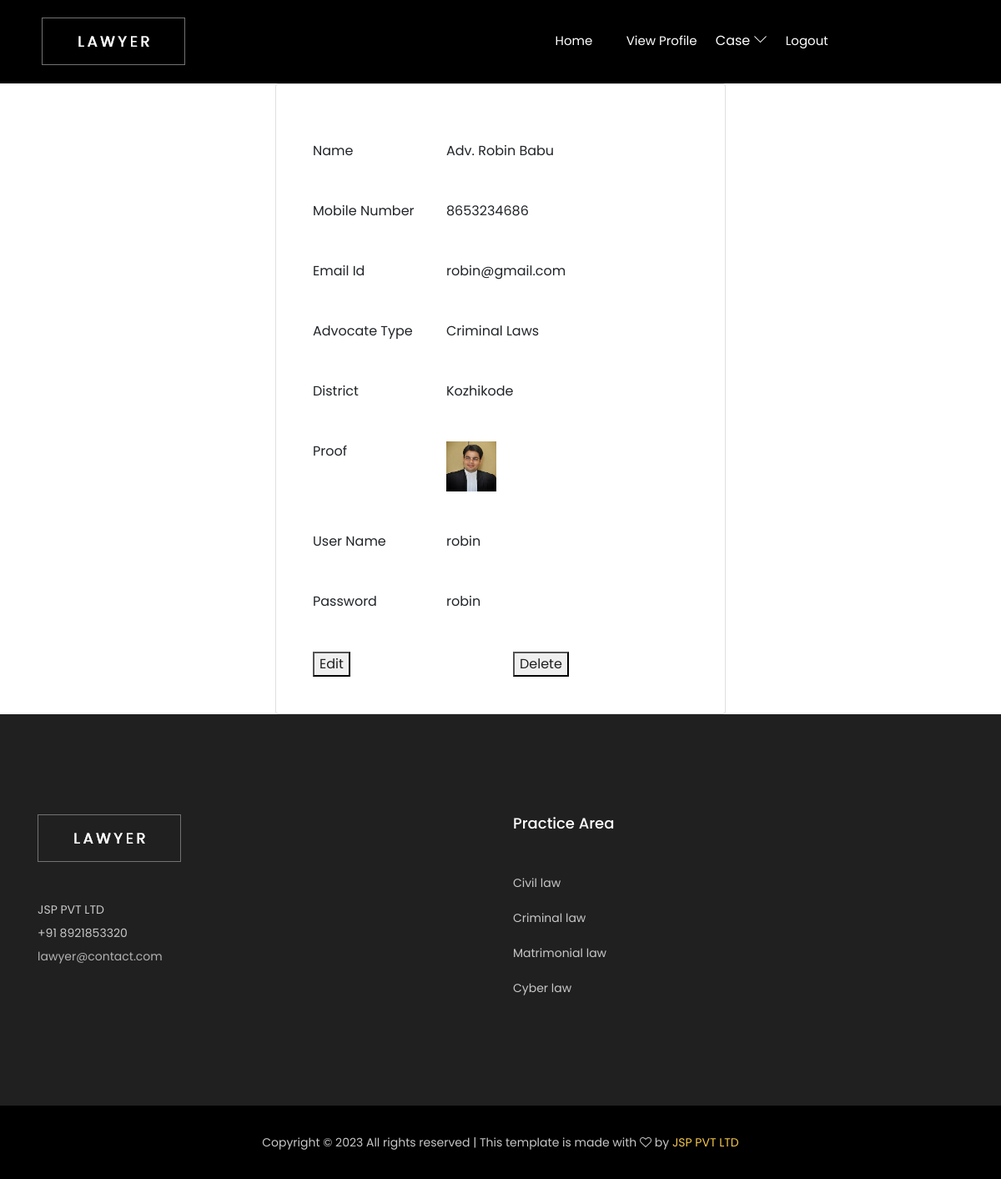
The page /advviewprofile (signed in) on the database its author committed.
### Advocate_app/models.py (models this page shows)
class Advocatedb(models.Model):
    adname = models.CharField(max_length=20,default='')
    mobilenumber  = models.IntegerField()
    emailid = models.CharField(max_length=20,default='')
    advocatetype = models.CharField(max_length=20,default='')
    district = models.CharField(max_length=20,default='')
    image = models.ImageField(upload_to='Image',default='null.jpg')
    username = models.CharField(max_length=20,default='')
    password = models.CharField(max_length=20,default='')
    status = models.IntegerField(default=0)

### Advocate_app/views.py (the view)
# urls.py: path('advviewprofile',views.advviewprofile, name='advviewprofile'),
def advviewprofile(request):
    advocate_id = request.session.get('advid')
    data = Advocatedb.objects.filter(id=advocate_id)
    return render(request,'advviewprofile.html',{'data':data})

### Advocate_app/templates/advviewprofile.html
{% extends 'advocatedashboard.html' %}
{% block content %}
<main class="d-flex w-100">
    <div class="container d-flex flex-column">
        <div class="row vh-100">
            <div class="col-sm-10 col-md-8 col-lg-6 mx-auto d-table h-100">
                <div class="d-table-cell align-middle">
                    <div class="card">
                        <div class="card-body">
                            <div class="m-sm-4">
                                <table>
                                        {% for i in data %}
                                        <div class="row mt-5">
                                            <div class="col-md-4"> Name </div>
                                            <div class="col-md-6"> {{i.adname}} </div>
                                        </div>
                                        <div class="row mt-5">
                                            <div class="col-md-4"> Mobile Number </div>
                                            <div class="col-md-6"> {{i.mobilenumber}} </div>
                                        </div>
                                        <div class="row mt-5">
                                            <div class="col-md-4"> Email Id </div>
                                            <div class="col-md-8"> {{i.emailid}} </div>
                                        </div>
                                        <div class="row mt-5">
                                            <div class="col-md-4"> Advocate Type </div>
                                            <div class="col-md-6"> {{i.advocatetype}} </div>
                                        </div>
                                        <div class="row mt-5">
                                            <div class="col-md-4"> District </div>
                                            <div class="col-md-6"> {{i.district}} </div>
                                        </div>
                                        <div class="row mt-5">
                                            <div class="col-md-4"> Proof </div>
                                            <div class="col-md-6"> <img src="{{i.image.url}}"
                                                    style="width: 60px; height: 60px;"> </div>
                                        </div>
                                        <div class="row mt-5">
                                            <div class="col-md-4"> User Name </div>
                                            <div class="col-md-6"> {{i.username}} </div>
                                        </div>
                                        <div class="row mt-5">
                                            <div class="col-md-4" , class="pt-5"> Password </div>
                                            <div class="col-md-6" , class="pt-5"> {{i.password}} </div>
                                        </div>
                                        <div class="row mt-5">
                                            <div class="col-md-6" , class="pt-5">  <a href="{% url 'adveditprofile' id=i.id %}"> <button name="button"
                                                value="OK" type="button">Edit</button>
                                        </a></div>
                                        <div class="col-md-6" , class="pt-5"> <a href="{% url 'advdelete' id=i.id %}"> <button name="button"
                                            value="OK" type="button">Delete</button>
                                    </a> </div>
                                        </div>
                                    {% endfor %}
                                </table>
                            </div>
                        </div>
                    </div>
                </div>
            </div>
        </div>
    </div>
</main>
{% endblock %}

### rows shown on the page
Advocatedb: adname "Adv. Robin Babu", mobilenumber "8653234686", emailid "robin@gmail.com", advocatetype "Criminal Laws", district "Kozhikode", image (picture), username "robin", password "robin"
